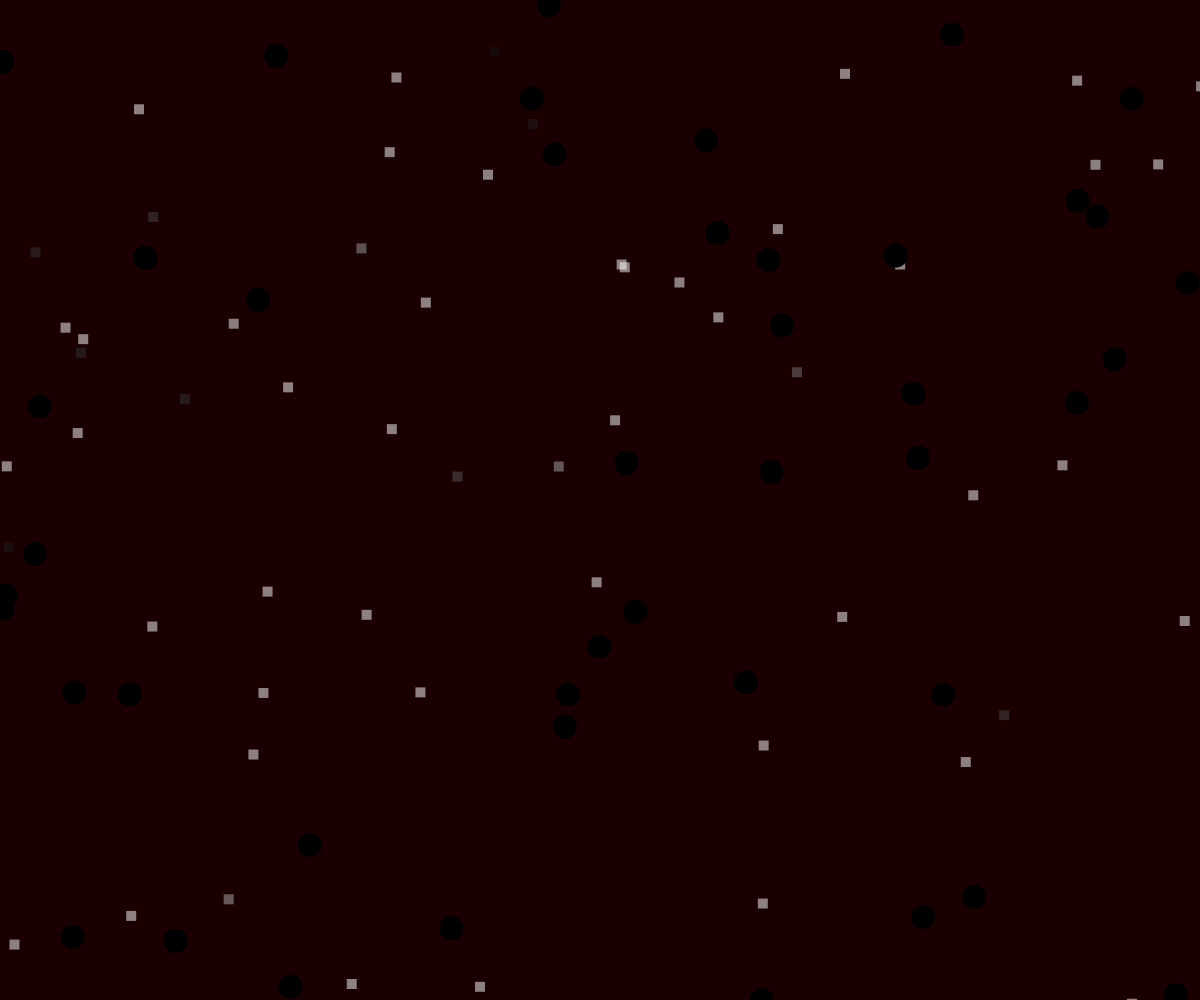
Frame 1 (no input)
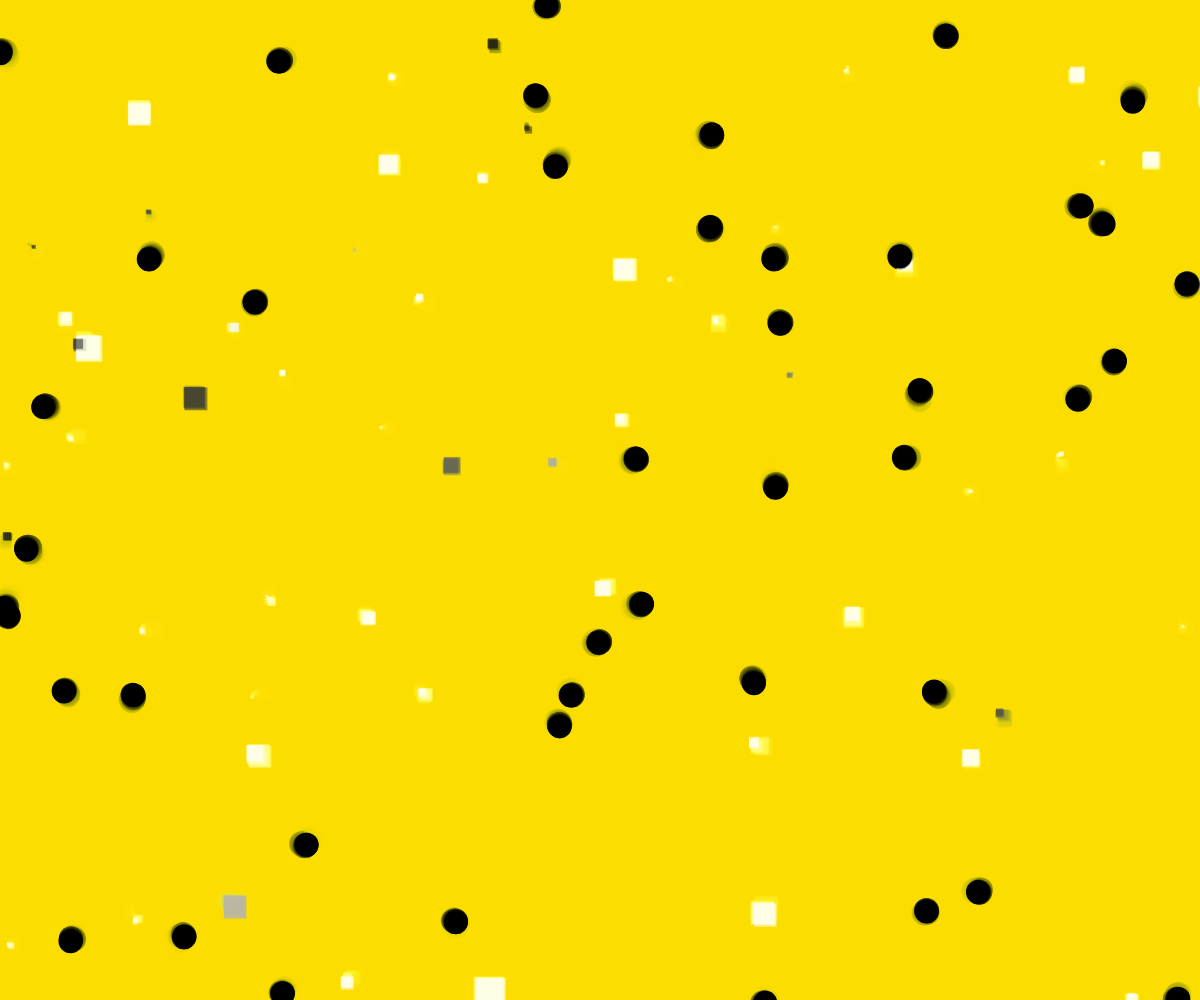
Frame 60 (no input)
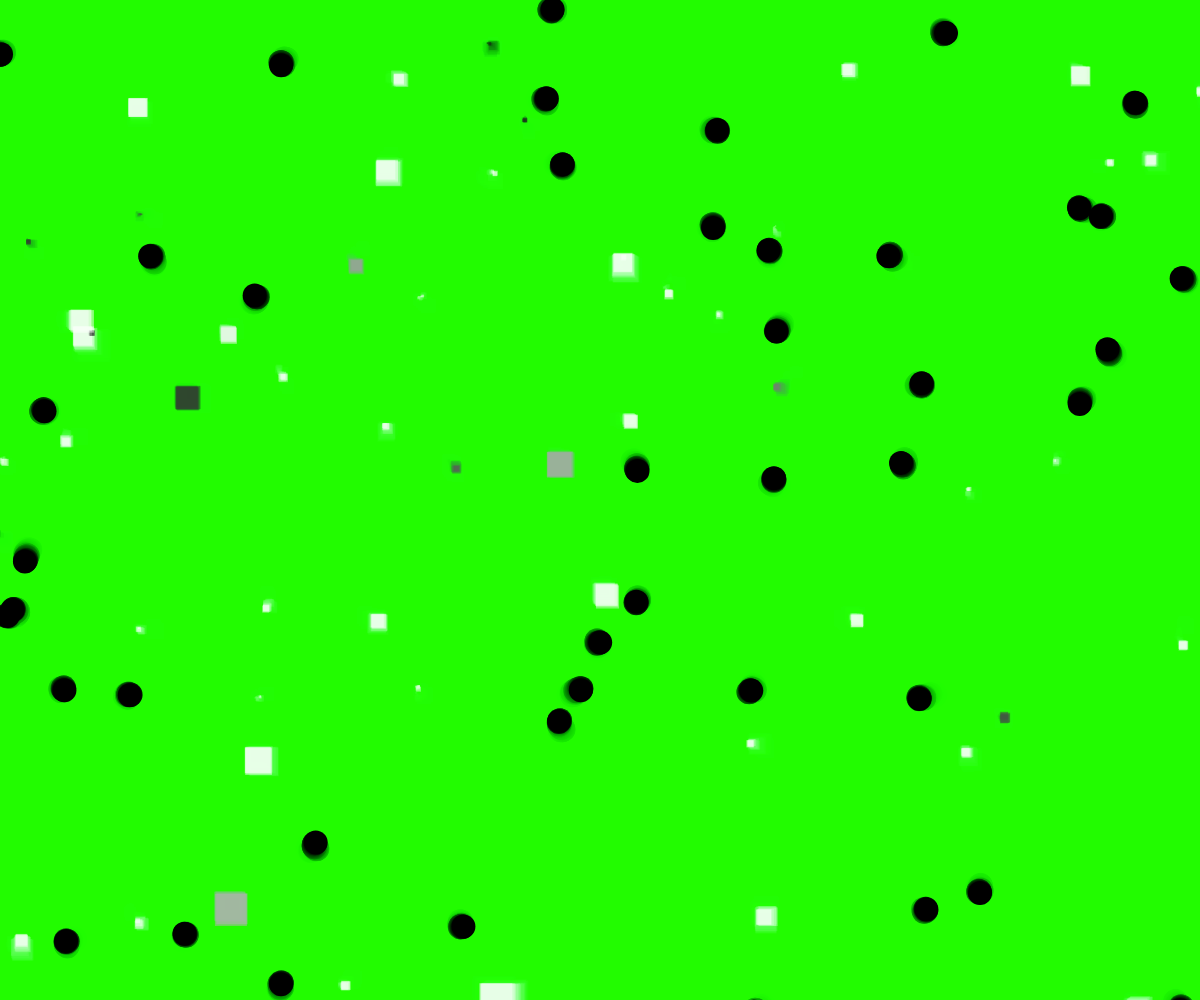
Frame 120 (the mouse pressed at the canvas centre since frame 60)

The p5.js sketch that drew these frames (run headless with seeded random() and noise() and a simulated clock; from frame 60 on, the mouse is pressed at the canvas centre):

// p5.js sketch
// ── sketch.js
//gloabal variables
let partiConff=[];
//POLYMORPHISM



//
function setup(){
    createCanvas(windowWidth,windowHeight);
    colorMode(HSB,360,100,100,100);
    background(0);
    for (let i=0;i<100;i++){
        if (random(1)<0.5){
            partiConff[i] =new Particle(random(width),random(height));
        }
        else{
            partiConff[i]=new Confetti(random(width),random(height));
        }

    }
}

function draw(){

    background(frameCount%361,100,100,10);
    for (let pc of partiConff){
        pc.show();
        pc.update();
    }

}
// ── particle.js
class Particle extends p5.Vector{
    constructor(x,y){
        super(x,y);
        this.vel=p5.Vector.random2D();
    }
    update(){

     this.add(this.vel);
     this.vel=p5.Vector.random2D();
    }
    show(){
        stroke(0);
        strokeWeight(24);
        point(this.x,this.y);
    }
}

class Confetti extends Particle{
    constructor(x,y){
        super(x,y);
        this.bright=random(360);
        this.r=10;
    }
    show(){
        noStroke();
        fill(this.bright,50);
        square(this.x,this.y,this.r);
    }

    update(){
        super.update();
        this.r+=random(-2,2);
    }
}
